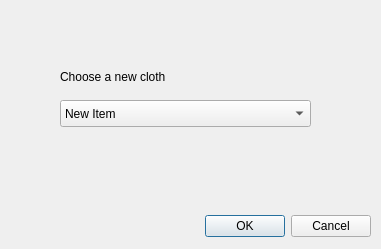
<?xml version="1.0" encoding="UTF-8"?>
<ui version="4.0">
 <class>newKnitDialog</class>
 <widget class="QDialog" name="newKnitDialog">
  <property name="geometry">
   <rect>
    <x>0</x>
    <y>0</y>
    <width>381</width>
    <height>249</height>
   </rect>
  </property>
  <property name="windowTitle">
   <string>New Knit</string>
  </property>
  <widget class="QDialogButtonBox" name="buttonBox">
   <property name="geometry">
    <rect>
     <x>30</x>
     <y>210</y>
     <width>341</width>
     <height>32</height>
    </rect>
   </property>
   <property name="orientation">
    <enum>Qt::Horizontal</enum>
   </property>
   <property name="standardButtons">
    <set>QDialogButtonBox::Cancel|QDialogButtonBox::Ok</set>
   </property>
  </widget>
  <widget class="QLabel" name="label">
   <property name="geometry">
    <rect>
     <x>60</x>
     <y>66</y>
     <width>241</width>
     <height>21</height>
    </rect>
   </property>
   <property name="text">
    <string>Choose a new cloth </string>
   </property>
  </widget>
  <widget class="QComboBox" name="choiceBox">
   <property name="geometry">
    <rect>
     <x>60</x>
     <y>100</y>
     <width>251</width>
     <height>27</height>
    </rect>
   </property>
   <item>
    <property name="text">
     <string>New Item</string>
    </property>
   </item>
   <item>
    <property name="text">
     <string>Scarf</string>
    </property>
   </item>
   <item>
    <property name="text">
     <string>Sweater</string>
    </property>
   </item>
  </widget>
 </widget>
 <resources/>
 <connections>
  <connection>
   <sender>buttonBox</sender>
   <signal>accepted()</signal>
   <receiver>newKnitDialog</receiver>
   <slot>accept()</slot>
   <hints>
    <hint type="sourcelabel">
     <x>248</x>
     <y>254</y>
    </hint>
    <hint type="destinationlabel">
     <x>157</x>
     <y>274</y>
    </hint>
   </hints>
  </connection>
  <connection>
   <sender>buttonBox</sender>
   <signal>rejected()</signal>
   <receiver>newKnitDialog</receiver>
   <slot>reject()</slot>
   <hints>
    <hint type="sourcelabel">
     <x>316</x>
     <y>260</y>
    </hint>
    <hint type="destinationlabel">
     <x>286</x>
     <y>274</y>
    </hint>
   </hints>
  </connection>
  <connection>
   <sender>choiceBox</sender>
   <signal>currentTextChanged(QString)</signal>
   <receiver>newKnitDialog</receiver>
   <slot>changeChoice()</slot>
   <hints>
    <hint type="sourcelabel">
     <x>151</x>
     <y>125</y>
    </hint>
    <hint type="destinationlabel">
     <x>151</x>
     <y>146</y>
    </hint>
   </hints>
  </connection>
 </connections>
 <slots>
  <slot>changeChoice()</slot>
 </slots>
</ui>
